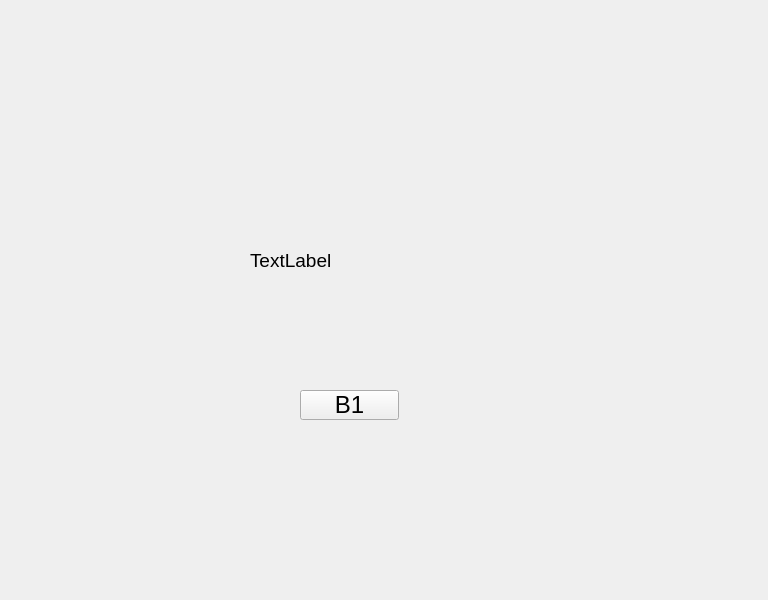
<?xml version="1.0" encoding="UTF-8"?>
<ui version="4.0">
 <class>Form</class>
 <widget class="QWidget" name="Form">
  <property name="geometry">
   <rect>
    <x>0</x>
    <y>0</y>
    <width>768</width>
    <height>600</height>
   </rect>
  </property>
  <property name="windowTitle">
   <string>Form</string>
  </property>
  <widget class="QPushButton" name="BTN">
   <property name="geometry">
    <rect>
     <x>300</x>
     <y>390</y>
     <width>99</width>
     <height>30</height>
    </rect>
   </property>
   <property name="font">
    <font>
     <pointsize>18</pointsize>
    </font>
   </property>
   <property name="text">
    <string>B1</string>
   </property>
  </widget>
  <widget class="QLabel" name="label">
   <property name="geometry">
    <rect>
     <x>250</x>
     <y>240</y>
     <width>161</width>
     <height>41</height>
    </rect>
   </property>
   <property name="font">
    <font>
     <pointsize>14</pointsize>
    </font>
   </property>
   <property name="text">
    <string>TextLabel</string>
   </property>
  </widget>
 </widget>
 <resources/>
 <connections>
  <connection>
   <sender>BTN</sender>
   <signal>clicked()</signal>
   <receiver>Form</receiver>
   <slot>slot1()</slot>
   <hints>
    <hint type="sourcelabel">
     <x>366</x>
     <y>417</y>
    </hint>
    <hint type="destinationlabel">
     <x>360</x>
     <y>486</y>
    </hint>
   </hints>
  </connection>
 </connections>
 <slots>
  <slot>slot1()</slot>
 </slots>
</ui>
